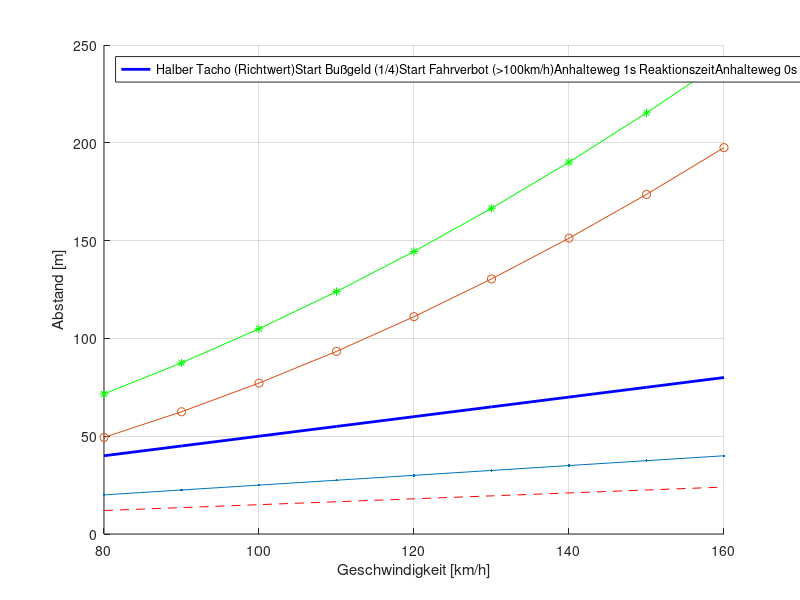

The MATLAB script that drew this image:
%%%%%%%%%%%%%%%%%%%%%%%%%%%%%%%%%%%%%%%%%%%%%%%%%%%%
% Sicherheitsabstand auf der Autobahn visualisiert %
%%%%%%%%%%%%%%%%%%%%%%%%%%%%%%%%%%%%%%%%%%%%%%%%%%%%
speed = 80:10:160;  % Geschwindigkeitsbereich [km/h]

%% Bußgeld in Deutschland
% Quelle Bußgeld: https://www.bussgeldkatalog.org/abstand/ (Stand: 21.01.2025)

v_2 = speed./2;          % Halber Tacho
v_4 = v_2.*(5/10);       % Viertel Tacho (Start Bußgeld)
v_2_3_10 = v_2.*(3/10);  % Start Fahrverbot (wenn über 100km/h)

%% Anhalteweg
% Quelle Beschleunigungswert: https://copradar.com/chapts/references/acceleration.html
% "Many safety experts use 15 ft/sec2 (0.47 g's) as the maximum deceleration
% that is safe for the average driver to maintain control"

breaking_acceleration = 5;  % [m/s^2]

speed_meter_per_second = speed/3.6;

reaction_time = 1;  % [s]
stop_distance_1s = ...
    speed_meter_per_second .* reaction_time + ...
    speed_meter_per_second.^2 ./ (2*breaking_acceleration);

reaction_time = 0;  % [s]
stop_distance_0s = ...
    speed_meter_per_second .* reaction_time + ...
    speed_meter_per_second.^2 ./ (2*breaking_acceleration);

%% Plot
figure(1); clf; grid on; hold on;
xlabel("Geschwindigkeit [km/h]"); ylabel("Abstand [m]");

plot(speed, v_2, "b", "LineWidth",2)
plot(speed, v_4, ".-")
plot(speed, v_2_3_10, "r--")

plot(speed, stop_distance_1s, "g*-")
plot(speed, stop_distance_0s, "o-")

legend([...
    "Halber Tacho (Richtwert)", ...
    "Start Bußgeld (1/4)", ...
    "Start Fahrverbot (>100km/h)",...
    "Anhalteweg 1s Reaktionszeit",...
    "Anhalteweg 0s Reaktionszeit"
    ],...
    "Location","northwest")

set(gcf,'units','centimeters','position',[5,5, 12,18]);  % set size